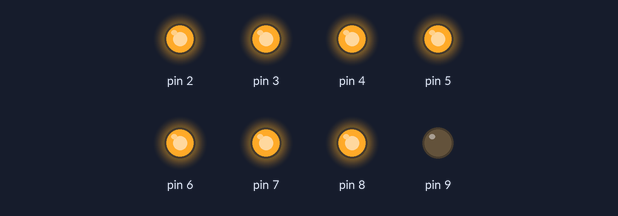
Bench run of a sketch on a simulated Arduino Uno, built with avr-gcc and run on an emulated ATmega328P. Parts: output pins drawn as LEDs (lit = HIGH).

Above: at 0.5 s.
At 3.5 s:
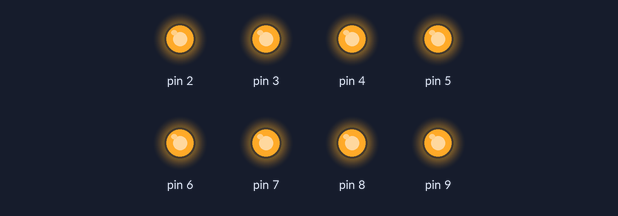
Timing chart, 0 to 5.2 s (numbered marks = the images above):
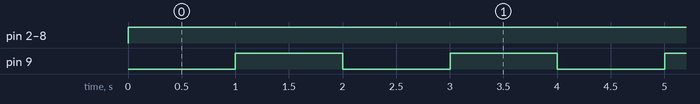

Measured:
- by itself, pin 2: HIGH → LOW at 17.0 s, → HIGH 3.0 s later, → LOW 1.0 s later, → HIGH 3.0 s later, … (11 changes in this stretch)
- by itself, pin 3: HIGH → LOW at 17.0 s, → HIGH 2.0 s later, → LOW 2.0 s later, → HIGH 2.0 s later, … (12 changes in this stretch)
- by itself, pin 4: HIGH → LOW at 16.0 s, → HIGH 0.70 s later, → LOW 0.30 s later, → HIGH 0.70 s later, … (48 changes in this stretch)
- by itself, pin 5: HIGH → LOW at 16.0 s, → HIGH 0.20 s later, → LOW 0.20 s later, → HIGH 0.20 s later, … (120 changes in this stretch)
- by itself, pin 6: HIGH → LOW at 14.0 s, → HIGH 0.30 s later, → LOW 0.30 s later, → HIGH 0.30 s later, … (87 changes in this stretch)
- by itself, pin 7: HIGH → LOW at 10.0 s, → HIGH 1.1 s later, → LOW 1.1 s later, → HIGH 1.1 s later, … (28 changes in this stretch)
- by itself, pin 8: HIGH → LOW at 10.0 s, → HIGH 1.0 s later, → LOW 1.0 s later, → HIGH 1.0 s later, … (30 changes in this stretch)
- by itself, pin 9: alternates HIGH for 1.0 s and LOW for 1.0 s

The sketch:

main.ino
```cpp
class RELAY{
    int pin;
    // initiate variable of relay
    unsigned long startTime;
    unsigned long onTime;
    unsigned long offTime;
    unsigned long prevTime;
    unsigned long mastTime;

    public:
    RELAY(int p, long st, long on, long off){
        pin = p;
        pinMode(p, OUTPUT);
        digitalWrite(p, HIGH);

        startTime = st  * 100;
        onTime    = on  * 100;
        offTime   = off * 100;
        prevTime  = 0;
    }

    void Update(){
        if (millis() >= startTime){
            unsigned long currTime = millis() - prevTime;
            if (currTime <= onTime){
                digitalWrite(pin, LOW);
            }else if (currTime >= onTime && currTime <= offTime + onTime){
                digitalWrite(pin, HIGH);
            }else if (currTime >= offTime + onTime){
                prevTime = millis();
            }
        }
    }
};

// ok
RELAY relay1(9,   0, 10, 10);
RELAY relay2(8, 100, 10, 10);
RELAY relay3(7, 100, 11, 11);
RELAY relay4(6, 140,  3,  3);
RELAY relay5(5, 160,  2,  2);
RELAY relay6(4, 160,  7,  3);
RELAY relay7(3, 170, 20, 20);
RELAY relay8(2, 170, 30, 10);

void setup() {
    Serial.begin(9600);

}

void loop() {
    relay1.Update();
    relay2.Update();
    relay3.Update();
    relay4.Update();
    relay5.Update();
    relay6.Update();
    relay7.Update();
    relay8.Update();

}
```
